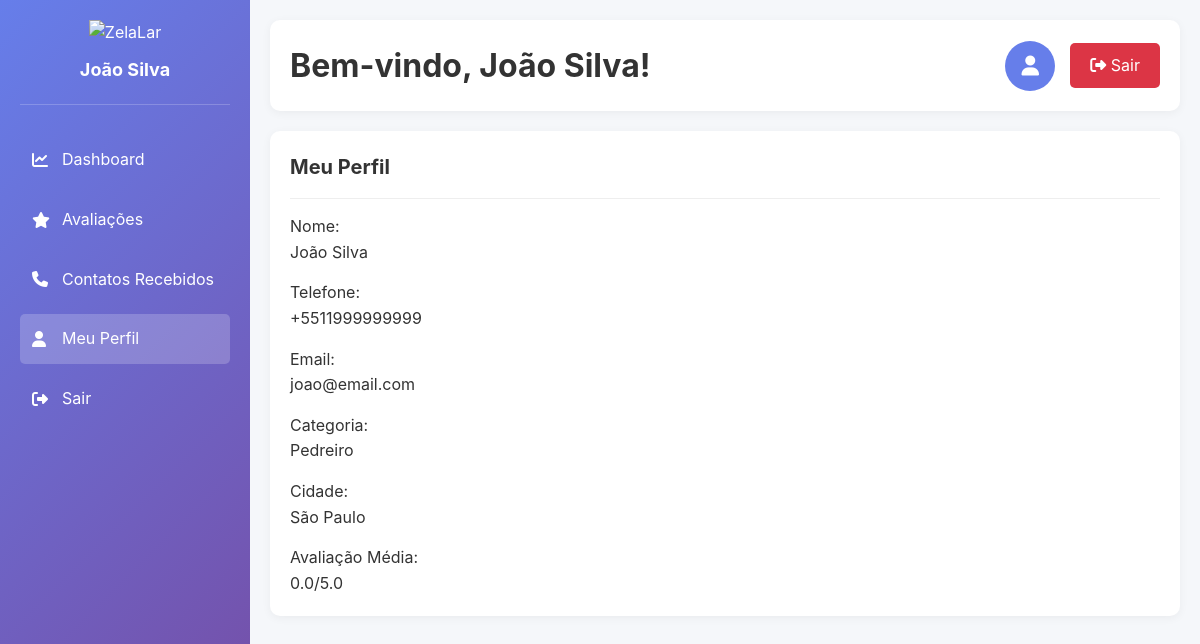
The page /profissional_dashboard.php?aba=perfil (signed in) on the database its author committed.
### tables this page shows
CREATE TABLE IF NOT EXISTS profissionais (
    id INT AUTO_INCREMENT PRIMARY KEY,
    nome VARCHAR(100) NOT NULL,
    telefone VARCHAR(20) NOT NULL UNIQUE,
    categoria VARCHAR(100) NOT NULL,
    descricao TEXT,
    foto VARCHAR(255),
    endereco VARCHAR(200),
    cidade VARCHAR(100),
    estado VARCHAR(2),
    cep VARCHAR(10),
    avaliacao DECIMAL(3,2) DEFAULT 0.00,
    total_avaliacoes INT DEFAULT 0,
    disponivel BOOLEAN DEFAULT TRUE,
    senha VARCHAR(255),
    email VARCHAR(100),
    data_cadastro TIMESTAMP DEFAULT CURRENT_TIMESTAMP,
    ultima_atualizacao TIMESTAMP DEFAULT CURRENT_TIMESTAMP ON UPDATE CURRENT_TIMESTAMP,
    ultimo_login TIMESTAMP NULL,
    ativo BOOLEAN DEFAULT TRUE
);

### config/database.php (called while the page is built, shortened)
<?php
class Database {
    private static $instance = null;
    private $connections = [];
    private $currentConnection = null;
    public static function getInstance() {
        if (self::$instance === null) {
            self::$instance = new self();
        }
        return self::$instance;
    }
    private function initializeConnections() {
        try {
            for ($i = 0; $i < DB_MIN_CONNECTIONS; $i++) {
                $this->connections[] = $this->createConnection();
            }
            $this->currentConnection = $this->connections[0];
        } catch (Exception $e) {
            $this->logError('Erro ao inicializar conexões: ' . $e->getMessage());
            throw $e;
        }
    }
    private function createConnection() {
        try {
            $dsn = "mysql:host=" . DB_HOST . ";dbname=" . DB_NAME . ";charset=" . DB_CHARSET;
            $pdo = new PDO($dsn, DB_USER, DB_PASS, DB_OPTIONS);
            $pdo->exec("SET SESSION sql_mode = 'STRICT_TRANS_TABLES,NO_ZERO_DATE,NO_ZERO_IN_DATE,ERROR_FOR_DIVISION_BY_ZERO'");
            $pdo->exec("SET SESSION time_zone = '-03:00'");
            return $pdo;
        } catch (PDOException $e) {
            $this->logError('Erro na conexão PDO: ' . $e->getMessage());
            throw new Exception('Falha na conexão com o banco de dados');
        }
    }
    public function getConnection() {
        try {
            $this->currentConnection->query('SELECT 1');
        } catch (Exception $e) {
            $this->currentConnection = $this->createConnection();
        }
        return $this->currentConnection;
    }
    public function query($sql, $params = [], $useCache = true) {
        $cacheKey = $this->generateCacheKey($sql, $params);
        $startTime = microtime(true);
        try {
            $stmt = $this->getConnection()->prepare($sql);
            $stmt->execute($params);
            $result = $stmt->fetchAll();
            $executionTime = microtime(true) - $startTime;
            return $result;
        } catch (PDOException $e) {
            $executionTime = microtime(true) - $startTime;
            $this->logQuery($sql, $params, 'ERROR', $executionTime, $e->getMessage());
            throw new Exception('Erro na execução da query: ' . $e->getMessage());
        }
    }
    public function fetchOne($sql, $params = []) {
        $result = $this->query($sql, $params);
        return $result ? $result[0] : null;
    }
    private function generateCacheKey($sql, $params) {
        return DB_CACHE_PREFIX . md5($sql . serialize($params));
    }
    private function logQuery($sql, $params, $status, $executionTime = 0, $error = null) {
        $log = [
            'sql' => $sql,
            'params' => $params,
            'status' => $status,
            'execution_time' => $executionTime,
            'timestamp' => date('Y-m-d H:i:s'),
            'error' => $error
        ];
    }
    public function closeConnections() {
        $this->connections = [];
        $this->currentConnection = null;
    }
}
function getDatabase() {
    return Database::getInstance();
}
function dbFetchOne($sql, $params = []) {
    return getDatabase()->fetchOne($sql, $params);
}
?>

### profissional_dashboard.php (the view, shortened to what this page needs)
<?php
require_once 'config/database.php';
$profissional_id = $_SESSION['profissional_id'];
$prof = dbFetchOne("SELECT * FROM profissionais WHERE id = ?", [$profissional_id]);
$aba_ativa = $_GET['aba'] ?? 'dashboard';
?>
<!DOCTYPE html>
<html lang="pt-BR">
<head>
    <link rel="stylesheet" href="Styles/index.css">
    <link href="https://cdnjs.cloudflare.com/ajax/libs/font-awesome/6.4.0/css/all.min.css" rel="stylesheet">
</head>
<body>
    <div class="dashboard-container">
        <aside class="sidebar">
            <div class="sidebar-header">
                <img src="img/logo.png" alt="ZelaLar">
                <h2><?php echo htmlspecialchars($prof['nome']); ?></h2>
            </div>
            <ul class="sidebar-menu">
                <li>
                    <a href="?aba=dashboard" class="<?php echo $aba_ativa === 'dashboard' ? 'active' : ''; ?>">
                        <i class="fas fa-chart-line"></i> Dashboard
                    </a>
                </li>
                <li>
                    <a href="?aba=avaliacoes" class="<?php echo $aba_ativa === 'avaliacoes' ? 'active' : ''; ?>">
                        <i class="fas fa-star"></i> Avaliações
                    </a>
                </li>
                <li>
                    <a href="?aba=contatos" class="<?php echo $aba_ativa === 'contatos' ? 'active' : ''; ?>">
                        <i class="fas fa-phone"></i> Contatos Recebidos
                    </a>
                </li>
                <li>
                    <a href="?aba=perfil" class="<?php echo $aba_ativa === 'perfil' ? 'active' : ''; ?>">
                        <i class="fas fa-user"></i> Meu Perfil
                    </a>
                </li>
                <li>
                    <a href="logout.php">
                        <i class="fas fa-sign-out-alt"></i> Sair
                    </a>
                </li>
            </ul>
        </aside>
        <main class="main-content">
            <div class="header-bar">
                <h1>Bem-vindo, <?php echo htmlspecialchars($prof['nome']); ?>!</h1>
                <div class="user-info">
                    <div class="user-avatar">
                        <i class="fas fa-user"></i>
                    </div>
                    <a href="logout.php" class="logout-btn">
                        <i class="fas fa-sign-out-alt"></i> Sair
                    </a>
                </div>
            </div>
            <section class="content-section <?php echo $aba_ativa === 'perfil' ? 'active' : ''; ?>" id="perfil">
                <div class="card">
                    <div class="card-header">
                        <h2>Meu Perfil</h2>
                    </div>
                    <div style="display: grid; gap: 15px;">
                        <div>
                            <label>Nome:</label>
                            <p><?php echo htmlspecialchars($prof['nome']); ?></p>
                        </div>
                        <div>
                            <label>Telefone:</label>
                            <p><?php echo htmlspecialchars($prof['telefone']); ?></p>
                        </div>
                        <div>
                            <label>Email:</label>
                            <p><?php echo htmlspecialchars($prof['email']); ?></p>
                        </div>
                        <div>
                            <label>Categoria:</label>
                            <p><?php echo htmlspecialchars($prof['categoria']); ?></p>
                        </div>
                        <div>
                            <label>Cidade:</label>
                            <p><?php echo htmlspecialchars($prof['cidade']); ?></p>
                        </div>
                        <div>
                            <label>Avaliação Média:</label>
                            <p><?php echo number_format($prof['avaliacao'], 1); ?>/5.0</p>
                        </div>
                    </div>
                </div>
            </section>
        </main>
    </div>
</body>
</html>

### Styles/index.css (style rules this page uses)
:root { --primary-color: #1B4965; --secondary-color: #CB6E17; --accent-color: #F18F01; --light-bg: #F5F5F5; --text-color: #333; --text-light: #666; --border-color: #ddd; --success-color: #28a745; --error-color: #dc3545; --warning-color: #ffc107; --info-color: #17a2b8; }
* { margin: 0; padding: 0; box-sizing: border-box; }
html { scroll-behavior: smooth; }
body { font-family: 'Inter', -apple-system, BlinkMacSystemFont, 'Segoe UI', sans-serif; color: var(--text-color); background-color: #fff; line-height: 1.6; }
a { color: var(--secondary-color); text-decoration: none; transition: color 0.3s ease; }

### profissional_dashboard.php (style rules this page uses)
* { margin: 0; padding: 0; box-sizing: border-box; }
body { background-color: #f5f7fa; font-family: 'Inter', sans-serif; }
.dashboard-container { display: flex; min-height: 100vh; }
.sidebar { width: 250px; background: linear-gradient(135deg, #667eea 0%, #764ba2 100%); color: white; padding: 20px; position: fixed; height: 100vh; overflow-y: auto; left: 0; top: 0; }
.sidebar-header { text-align: center; margin-bottom: 30px; border-bottom: 1px solid rgba(255,255,255,0.2); padding-bottom: 20px; }
.sidebar-header img { max-width: 100px; margin-bottom: 10px; }
.sidebar-header h2 { font-size: 18px; }
.sidebar-menu { list-style: none; }
.sidebar-menu li { margin-bottom: 10px; }
.sidebar-menu a { display: flex; align-items: center; padding: 12px; color: white; text-decoration: none; border-radius: 5px; transition: background 0.3s; }
.sidebar-menu a:hover, .sidebar-menu a.active { background: rgba(255,255,255,0.2); }
.sidebar-menu i { margin-right: 10px; width: 20px; }
.main-content { margin-left: 250px; flex: 1; padding: 20px; }
.header-bar { background: white; padding: 20px; border-radius: 10px; display: flex; justify-content: space-between; align-items: center; margin-bottom: 20px; box-shadow: 0 2px 10px rgba(0,0,0,0.05); }
.user-info { display: flex; align-items: center; gap: 15px; }
.user-avatar { width: 50px; height: 50px; border-radius: 50%; background: #667eea; color: white; display: flex; align-items: center; justify-content: center; font-size: 20px; }
.logout-btn { padding: 10px 20px; background: #dc3545; color: white; border: none; border-radius: 5px; cursor: pointer; text-decoration: none; transition: background 0.3s; }
.content-section { display: none; }
.content-section.active { display: block; }
.card { background: white; border-radius: 10px; box-shadow: 0 2px 10px rgba(0,0,0,0.05); padding: 20px; margin-bottom: 20px; }
.card-header { border-bottom: 1px solid #eee; padding-bottom: 15px; margin-bottom: 15px; }
.card-header h2 { font-size: 20px; color: #333; }

### rows shown on the page
profissionais: nome "João Silva", telefone "+5511999999999", email "joao@email.com", categoria "Pedreiro", cidade "São Paulo", avaliacao "0.0"
